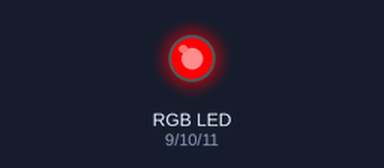
Bench run of a sketch on a simulated Arduino Uno, built with avr-gcc and run on an emulated ATmega328P. On the bench: an RGB LED mixed from three pins (HIGH = lit).

Above: at 0.5 s.
At 2.5 s:
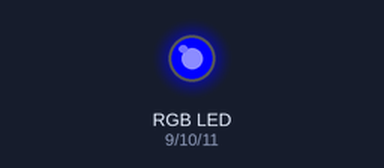
At 3.5 s:
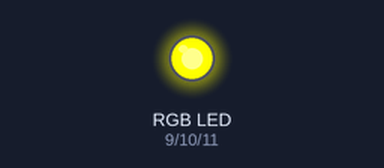
At 4.5 s:
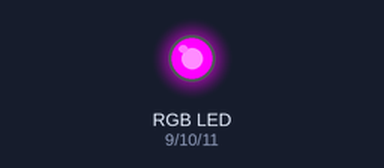
At 6.5 s:
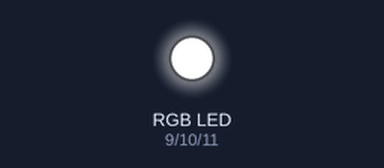
At 9.5 s:
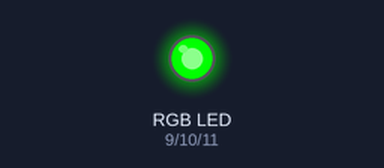
Timing chart, 0 to 10.4 s (numbered marks = the images above):
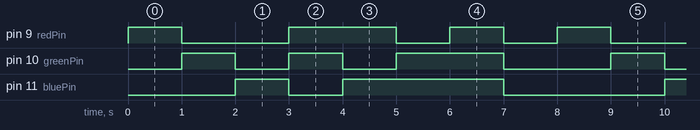

Measured:
- by itself, pin 9 (redPin): repeats every 8.0 s: LOW 2.0 s, HIGH 2.0 s, 2 × (LOW 1.0 s, HIGH 1.0 s)
- by itself, pin 10 (greenPin): repeats every 8.0 s: LOW 1.0 s, HIGH 1.0 s, LOW 1.0 s, HIGH 2.0 s, LOW 2.0 s, HIGH 1.0 s
- by itself, pin 11 (bluePin): repeats every 8.0 s: LOW 1.0 s, HIGH 3.0 s, LOW 3.0 s, HIGH 1.0 s

The sketch:

RGB_led.ino
```cpp
#define redPin 9
#define greenPin 10
#define bluePin 11

int r;int g;int b;
void setup() {
  // put your setup code here, to run once:
  pinMode(redPin,OUTPUT);
  pinMode(greenPin,OUTPUT);
  pinMode(bluePin,OUTPUT);

}

void loop() {
//   put your main code here, to run repeatedly:
//
//   for(r=0;r<256;r++){
//        setColor(r,g,b);
//        delay(10);
//   }
//   for(g=0;g<256;g++){
//        setColor(r,g,b);
//        delay(10);
//   }
//   for(b =0;b<256;b++){
//       setColor(r,g,b);
//       delay(10);
//   }
  setColor(255,0,0);
  delay(1000);
  setColor(0,255,0);
  delay(1000);
  setColor(0,0,255);
  delay(1000);
  setColor(255,255,0);
  delay(1000);
  setColor(255,0,255);
  delay(1000);
  setColor(0,255,255);
  delay(1000);
  setColor(255,255,255);
  delay(1000);
    setColor(0,0,0);
  delay(1000);


}

void setColor(int red,int green,int blue){
  analogWrite(redPin,red);
  analogWrite(greenPin,green);
  analogWrite(bluePin,blue);

}
```
